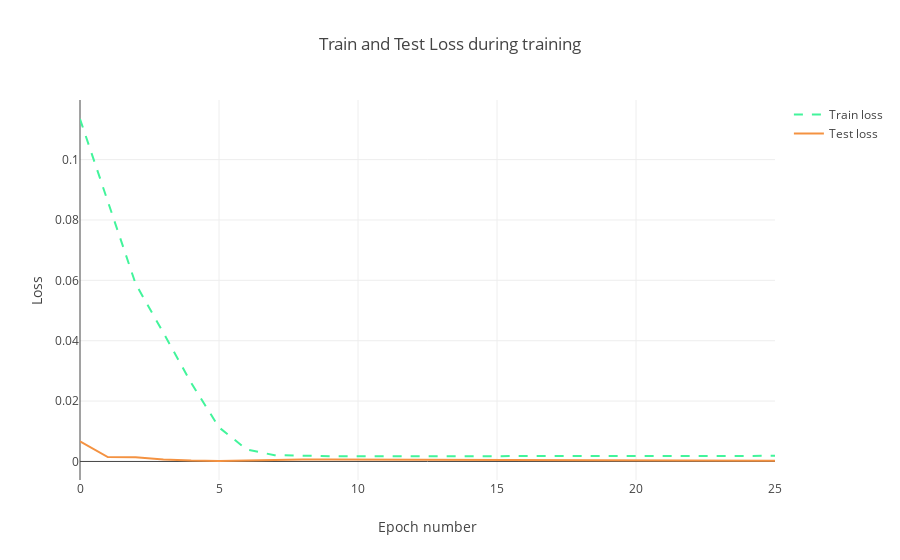

The code cell stored with this chart in its notebook:
### Code cell
trace1 = go.Scatter(
    x = np.arange(0, len(history.history['loss']), 1),
    y = history.history['loss'],
    mode = 'lines',
    name = 'Train loss',
    line = dict(color=('rgb(66, 244, 155)'), width=2, dash='dash')
)
trace2 = go.Scatter(
    x = np.arange(0, len(history.history['val_loss']), 1),
    y = history.history['val_loss'],
    mode = 'lines',
    name = 'Test loss',
    line = dict(color=('rgb(244, 146, 65)'), width=2)
)

data = [trace1, trace2]

layout = dict(title = 'Train and Test Loss during training',
              xaxis = dict(title = 'Epoch number'), yaxis = dict(title = 'Loss'))

fig = dict(data=data, layout=layout)

py.iplot(fig, filename='training_process')

### Figure 1 — Plotly figure (JSON) as saved in the notebook; plotly's stock layout.template omitted (floating-point values rounded to 4 significant figures)
{"data": [{"line": {"color": "rgb(66, 244, 155)", "dash": "dash", "width": 2}, "mode": "lines", "name": "Train loss", "type": "scatter", "x": [0, 1, 2, 3, 4, 5, 6, 7, 8, 9, 10, 11, 12, 13, 14, 15, 16, 17, 18, 19, 20, 21, 22, 23, 24, 25], "y": [0.1134, 0.0865, 0.05886, 0.04261, 0.02602, 0.0113, 0.003943, 0.00208, 0.0018, 0.001739, 0.001721, 0.001715, 0.001713, 0.001713, 0.001715, 0.001719, 0.001725, 0.001733, 0.001743, 0.001755, 0.001768, 0.001784, 0.0018, 0.001818, 0.001836, 0.001855]}, {"line": {"color": "rgb(244, 146, 65)", "width": 2}, "mode": "lines", "name": "Test loss", "type": "scatter", "x": [0, 1, 2, 3, 4, 5, 6, 7, 8, 9, 10, 11, 12, 13, 14, 15, 16, 17, 18, 19, 20, 21, 22, 23, 24, 25], "y": [0.006632, 0.001459, 0.001386, 0.0006832, 0.0003028, 0.0001529, 0.0002935, 0.0005787, 0.0006866, 0.0006907, 0.0006599, 0.0006213, 0.0005825, 0.0005456, 0.0005106, 0.0004777, 0.0004467, 0.0004177, 0.0003906, 0.0003655, 0.0003423, 0.0003209, 0.0003015, 0.0002838, 0.0002678, 0.0002535]}], "layout": {"title": "Train and Test Loss during training", "xaxis": {"title": "Epoch number"}, "yaxis": {"title": "Loss"}}}
